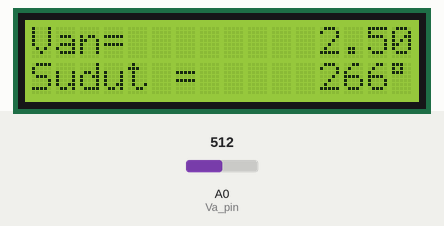
Simulated run of this sketch. Board: Arduino Uno, built with avr-gcc and run on an emulated ATmega328P. Shown: 16×2 character LCD. Inputs (shaded band) come from the test bench; at power-on: A0 (Va_pin) = 512.

Above: at 1.3 s.
1.4 s: A0 (Va_pin) set to 716
At 2.3 s:
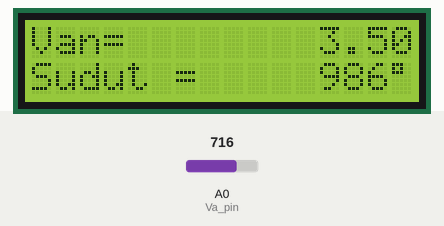
3.3 s: A0 (Va_pin) set to 900
At 4.6 s:
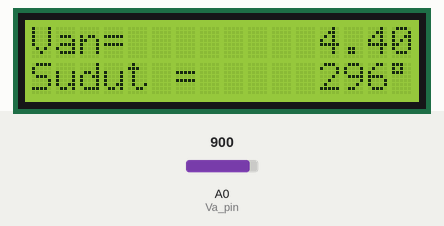
5.2 s: A0 (Va_pin) set to 1023
At 6.9 s:
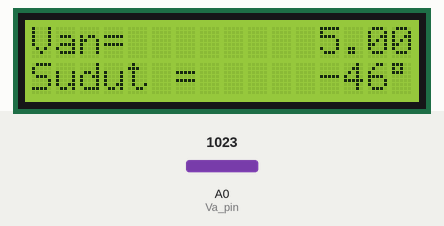
Timing chart, 0 to 8.4 s (numbered marks = the images above; inputs shaded):
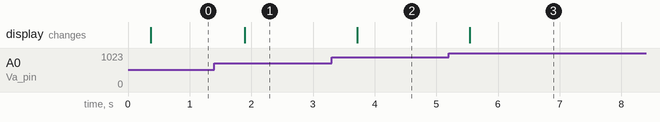

Measured:
- after the input at 1.4 s, the display: changes after 0.49 s (image 1)
- after the input at 3.3 s, the display: changes after 0.42 s (image 2)
- after the input at 5.2 s, the display: changes after 0.34 s (image 3)

The sketch:

pengukursudutper1derajat.ino
```cpp
#include <LiquidCrystal.h>

const int rs=10, en = 9, d4=8, d5=7, d6=6, d7=5;
LiquidCrystal lcd(rs,en,d4,d5,d6,d7);
int Va_pin=A0;
int Va=0;//variabel untuk menyimpan nilai digital
float Sudut,Van;

void setup() {
lcd.begin(16,2);
delay(100);
lcd.clear();
Serial.begin(9600);
}

void loop() {
Va = analogRead(Va_pin);
delay(200);
Van=Va/1023.0*5.0;
Sudut = -13.774 * pow(Van, 3) + 191.54 * pow(Van, 2) - 942.28 * Van + 1640.5;

lcd.setCursor(0,0);
lcd.print("Van= ");
lcd.setCursor(12,0);
lcd.print(Van);
lcd.setCursor(0,1);
lcd.print("Sudut = ");
lcd.setCursor(12,1);
lcd.print(Sudut,0);
lcd.setCursor(15,1);
lcd.print((char)223);
delay(100);
}
```
